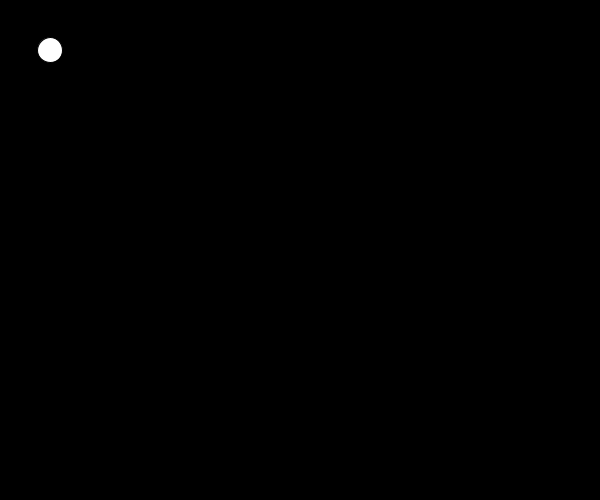
Frame 1 (no input)
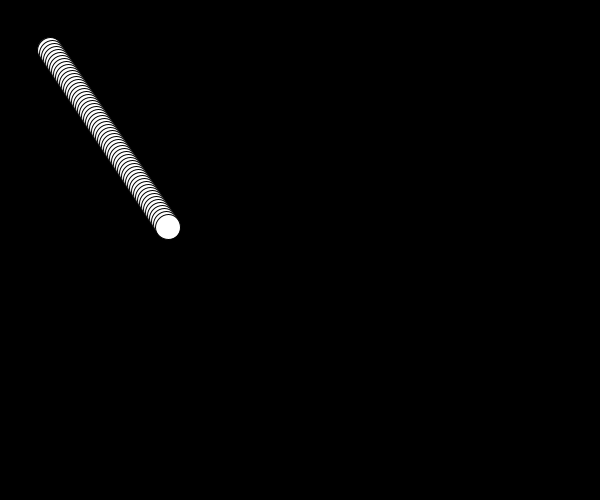
Frame 60 (the mouse pressed at the canvas centre just before this capture)
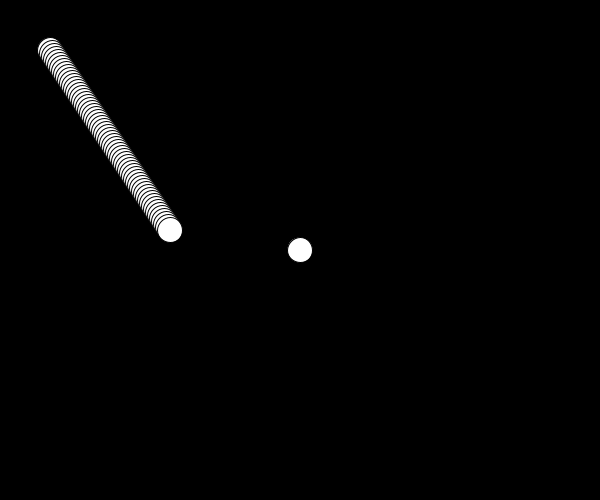
Frame 120 (the mouse held since frame 60 and released just before this capture)

The Processing sketch that drew these frames (run headless with seeded random() and noise(); from frame 60 on, the mouse is pressed at the canvas centre):

// Processing sketch: processing_103274
// ── processing_103274.pde

//Gil Gerstel
//July 8th 2013
//Bouncing Cube
// Credit: Ren Ervin Bettendorf 

/* SCREENSAVERS FER DAYS BROSKIES */
void setup(){// seting up the animation
  size(600,500);  //size of screen
  background(0);  //background color black
  frameRate(60);  // how many frames does the game update
}

int dx = 2;//sets angle of movement lengthwise
int dy = 3;//sets angle of movement heightwise

int x = 50;//sets variable
int y = 50;// sets variable

void draw(){  // seting the part of aniomation that updates
    fill(255); //color of ball
    ellipse(x,y,25,25); // creates the moving ball
  
    x = x + dx; // sets placement and movement of ball
    y = y + dy; // sets placement and movement of ball
    
    if ( x< 0 || x > 475){ // tells the ball to bounce back if it hits the sides
       dx = -1 * dx;
    }
    
    if ( y < 0 || y > 475){ // tells the ball to bounce back if it hits top or bottom
       dy = -1 * dy;  
    }
    if (mousePressed) {
    x = mouseX ;
    y = mouseY ;
    }
}
